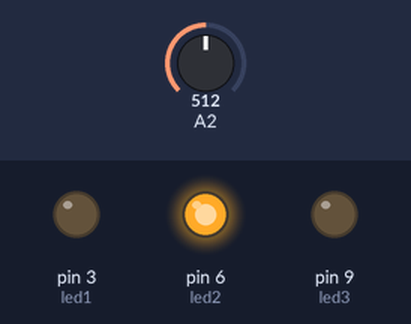
Bench run of a sketch on a simulated Arduino Uno, built with avr-gcc and run on an emulated ATmega328P. Shown: output pins drawn as LEDs (lit = HIGH). The test bench sets the inputs (shaded band); at power-on: A2 = 512.

Above: at 1.2 s.
1.3 s: A2 set to 355
2.8 s: A2 set to 329
At 3.3 s:
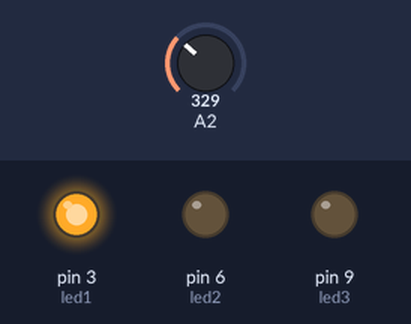
4.3 s: A2 set to 692
At 5.5 s:
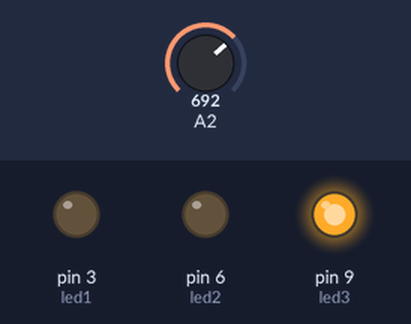
5.8 s: A2 set to 675
At 6.8 s:
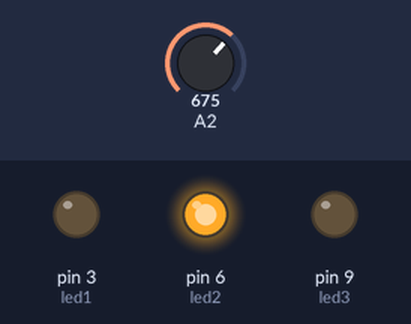
7.3 s: A2 set to 716
At 8.0 s:
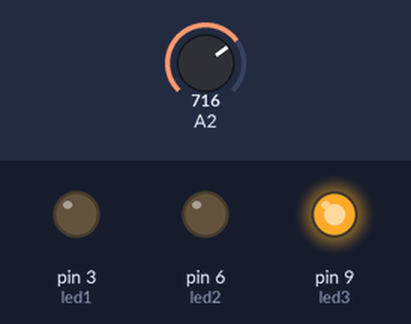
Timing chart, 0 to 9.8 s (numbered marks = the images above; inputs shaded):
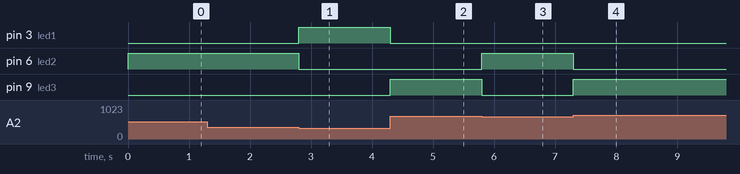

The sketch:

2.2c-Practice.ino
```cpp
int led1 = 3;
int led2 = 6;
int led3 = 9;
int poten = A2;
int potenValue;
void setup()
{
    pinMode(led1, OUTPUT);
    pinMode(led2, OUTPUT);
    pinMode(led3, OUTPUT);
}
void loop()
{
    potenValue = analogRead(A2);
    if (potenValue > 0 && potenValue <= 341)
    {
        digitalWrite(led1, HIGH);
        digitalWrite(led2, LOW);
        digitalWrite(led3, LOW);
    }
    else if (potenValue > 341 && potenValue <= 682)
    {
        digitalWrite(led1, LOW);
        digitalWrite(led2, HIGH);
        digitalWrite(led3, LOW);
    }
    else if (potenValue > 682 && potenValue <= 1023)
    {
        digitalWrite(led1, LOW);
        digitalWrite(led2, LOW);
        digitalWrite(led3, HIGH);
    }
}
```

Measured:
- the behaviour switches between 342 and 341 on A2 (found by bisection; images 0 and 1)
- the behaviour switches between 683 and 682 on A2 (found by bisection; images 2 and 3)
- after the input at 1.3 s, every drawn part: stays the same
- after the input at 2.8 s, pin 3 (led1): LOW → HIGH at once; pin 6 (led2): HIGH → LOW at once
- after the input at 4.3 s, pin 3 (led1): HIGH → LOW at once; pin 9 (led3): LOW → HIGH at once
- after the input at 5.8 s, pin 6 (led2): LOW → HIGH at once; pin 9 (led3): HIGH → LOW at once
- after the input at 7.3 s, pin 6 (led2): HIGH → LOW at once; pin 9 (led3): LOW → HIGH at once
